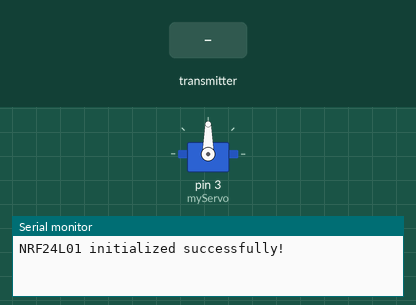
Recording of a sketch running on a simulated Arduino Uno, built with avr-gcc and run on an emulated ATmega328P. Shown: servo, the last lines printed to the serial monitor. Inputs (shaded band) come from the test bench. No radio packets arrive unless stated.

Above: at 1.2 s.
1.3 s: the transmitter starts sending data = 0
At 2.5 s:
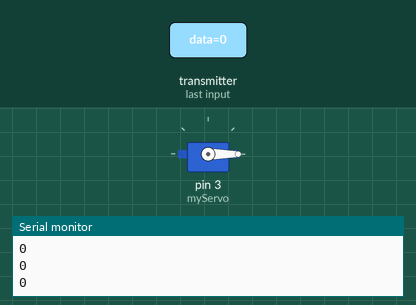
2.8 s: the transmitter starts sending data = 256
At 3.8 s:
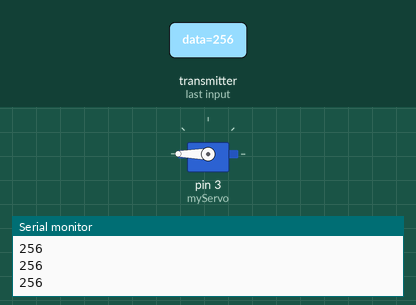
4.3 s: the transmitter starts sending data = 1023
At 5.0 s:
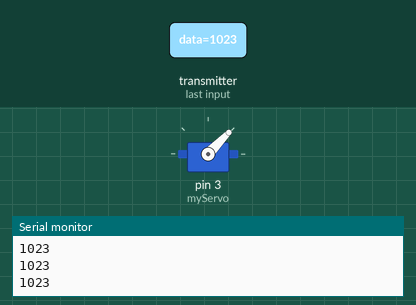
5.8 s: the transmitter starts sending data = 512
At 6.1 s:
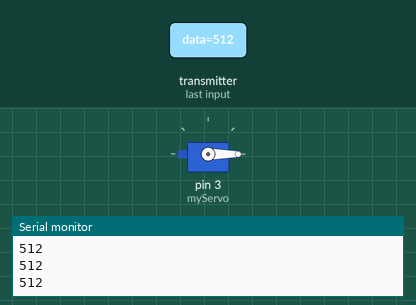
Timing chart, 0 to 8.3 s (numbered marks = the images above; inputs shaded):
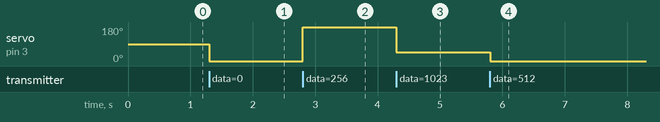

Measured:
- after the input at 1.3 s, servo on pin 3 (myServo): 90° → 0° at once
- after the input at 2.8 s, servo on pin 3 (myServo): 0° → 180° at once
- after the input at 4.3 s, servo on pin 3 (myServo): 180° → 46° at once
- after the input at 5.8 s, servo on pin 3 (myServo): 46° → 0° at once

The sketch:

nrf_receiver.ino
```cpp
// most important
//==========================//
//always connect NRF24L01 module with 3.3V Not with 5v
//and use a 10uF capasitor between NRF24L01 module's Vcc and ground

#include <Servo.h>

//Include Libraries
#include <SPI.h>
#include <nRF24L01.h>
#include <RF24.h>

//create an RF24 object
RF24 radio(9, 8);  // CE, CSN

//address through which two modules communicate.
const byte address[6] = "00001";
Servo myServo;
int data = 0;

void setup()
{
  while (!Serial);
    Serial.begin(9600);

  if (!radio.begin()) {
    Serial.println("NRF24L01 not responding!");
    while (1);
  }

  radio.setAutoAck(false);
  radio.setDataRate(RF24_2MBPS);
  radio.setPALevel(RF24_PA_LOW);

  Serial.println("NRF24L01 initialized successfully!");

  //set the address
  radio.openReadingPipe(0, address);

  //Set module as receiver
  radio.startListening();
  myServo.attach(3);
  //myServo.write(0);
  //delay(15);
}

void loop()
{
  //Read the data if available in buffer
  if (radio.available())
  {
   //char text[32] = {0};


    radio.read(&data, sizeof(data));
    Serial.println(data);
    //radio.stopListening();
    myServo.write(data);
    //delay(15);
    radio.startListening();
  }


}
```
